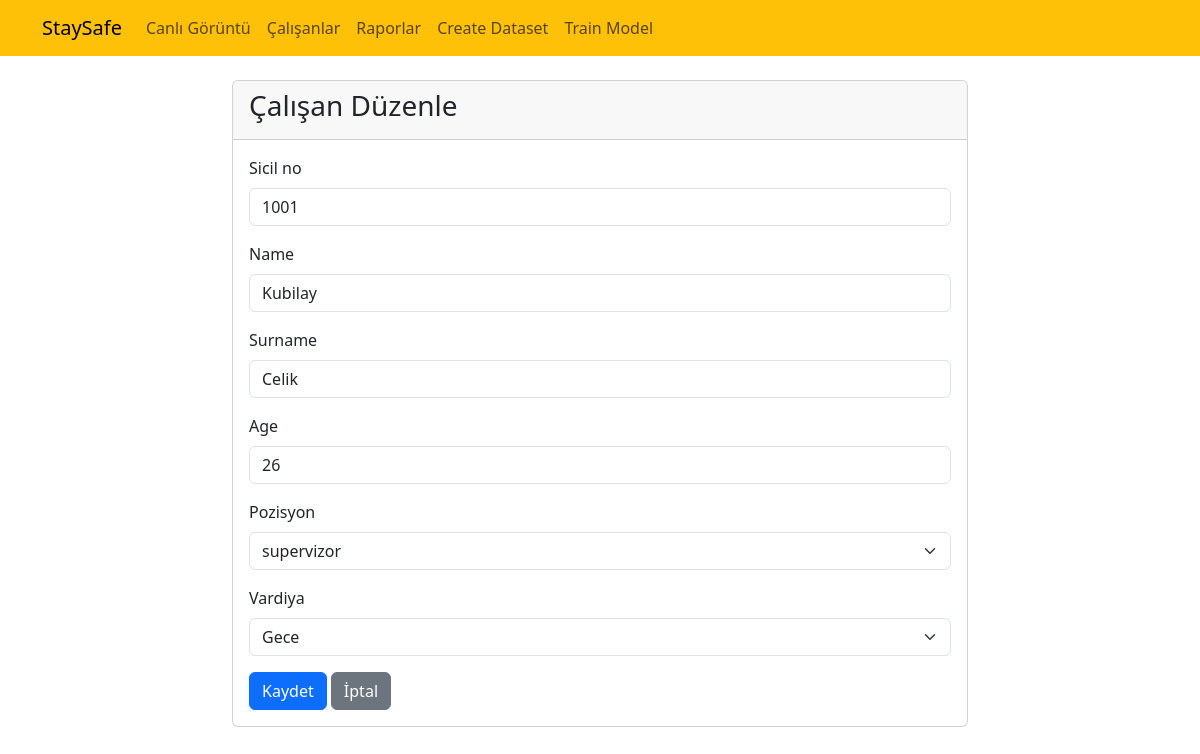
The app's page /employees/edit/1001/ with its own data.
### employees/models.py (models this page shows, shortened)
class Employee(models.Model):
    sicil_no = models.CharField(max_length=10, primary_key=True)
    name = models.CharField(max_length=100)
    surname = models.CharField(max_length=100)
    age = models.IntegerField(null=True, blank=True)
    imageUrl = models.URLField(max_length=300, blank=True, null=True, default="default.jpg")
    pozisyon = models.ForeignKey(Pozisyon, on_delete=models.SET_NULL, null=True, blank=True)
    vardiya = models.ForeignKey(Vardiya, on_delete=models.SET_NULL, null=True, blank=True)

### employees/views.py (the view)
# urls.py: path('edit/<str:sicil_no>/', views.employee_edit, name='employee_edit'),
def employee_edit(request, sicil_no):
    employee = get_object_or_404(Employee, sicil_no=sicil_no)
    if request.method == 'POST':
        form = EmployeeForm(request.POST, instance=employee)
        if form.is_valid():
            form.save()
            messages.success(request, 'Çalışan başarıyla güncellendi.')
            return redirect('employee_list')
    else:
        form = EmployeeForm(instance=employee)
    return render(request, 'employees/employee_form.html', {'form': form})

### employees/forms.py
class EmployeeForm(forms.ModelForm):
    class Meta:
        model = Employee
        fields = ['sicil_no', 'name', 'surname', 'age', 'pozisyon', 'vardiya']
        widgets = {
            'sicil_no': forms.TextInput(attrs={'class': 'form-control'}),
            'name': forms.TextInput(attrs={'class': 'form-control'}),
            'surname': forms.TextInput(attrs={'class': 'form-control'}),
            'age': forms.NumberInput(attrs={'class': 'form-control'}),
            'pozisyon': forms.Select(attrs={'class': 'form-select'}),
            'vardiya': forms.Select(attrs={'class': 'form-select'}),
        }

### employees/models.py (called while the page is built)
    def __str__(self):
        return self.pozisyon_ad

    def __str__(self):
        return self.get_vardiya_type_display()

### employees/templates/employees/employee_form.html (shortened to what this page needs)
{% extends 'layout.html' %}
{% load static %}
{% block content %}
<div class="container mt-4">
    <div class="row">
        <div class="col-md-8 offset-md-2">
            <div class="card">
                <div class="card-header">
                    <h3 class="card-title">
                        {% if form.instance.pk %}
                            Çalışan Düzenle
                        {% else %}
                            Yeni Çalışan Ekle
                        {% endif %}
                    </h3>
                </div>
                <div class="card-body">
                    <form method="POST">
                        {% for field in form %}
                            <div class="mb-3">
                                <label for="{{ field.id_for_label }}" class="form-label">{{ field.label }}</label>
                                {{ field }}
                            </div>
                        {% endfor %}
                        <button type="submit" class="btn btn-primary">Kaydet</button>
                        <a href="{% url 'employee_list' %}" class="btn btn-secondary">İptal</a>
                    </form>
                </div>
            </div>
        </div>
    </div>
</div>
{% endblock %}

### records on screen
Employee: form "1001" "Kubilay" "Celik" "26" "supervizor" "Gece"

### other values on screen
{{ field.label }} "Sicil no" "Name" "Surname" "Age" "Pozisyon" "Vardiya"
